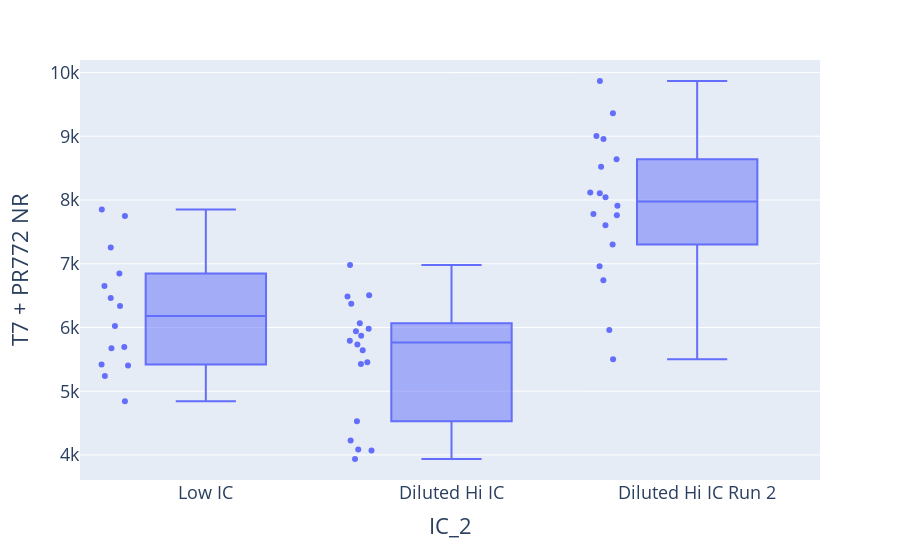

Notebook code cell kept with this figure:
### Markdown cell above
Again, just showing difference between first and second diluted Hi-IC runs.

### Code cell
fig = px.box(
    merged_recent, y='T7 + PR772 NR (Composition File)',
    x='IC_2', hover_data=['T7 + PR772 NR (Composition File)', 'Accession', 'Sample Name', 'Batch ID', 'Run Date'], points='all',
    labels={'T7 + PR772 NR (Composition File)': '(T7 + PR772) NR',
            'T7 + PR772 NR (Composition File)': 'T7 + PR772 NR'})
fig.update_layout(font=dict(size=18), height=600)
fig.show()
# fig.write_html('plots/Diluted_Hi_IC_vs_Low_IC.html')

### Figure 1 — Plotly figure (JSON) as saved in the notebook; plotly's stock layout.template omitted (floating-point values rounded to 4 significant figures; data arrays with more than 128 entries replaced by an {"elided": "..."} marker saying what was removed)
{"data": [{"alignmentgroup": "True", "boxpoints": "all", "customdata": {"elided": "50x5 mixed values"}, "hoverlabel": {"namelength": 0}, "hovertemplate": "IC_2=%{x}<br>T7 + PR772 NR=%{customdata[0]}<br>Accession=%{customdata[1]}<br>Sample Name=%{customdata[2]}<br>Batch ID=%{customdata[3]}<br>Run Date=%{customdata[4]}", "legendgroup": "", "marker": {"color": "#636efa"}, "name": "", "notched": false, "offsetgroup": "", "orientation": "v", "showlegend": false, "type": "box", "x": ["Low IC", "Low IC", "Low IC", "Low IC", "Low IC", "Low IC", "Low IC", "Low IC", "Low IC", "Low IC", "Low IC", "Low IC", "Low IC", "Low IC", "Diluted Hi IC", "Diluted Hi IC", "Diluted Hi IC", "Diluted Hi IC", "Diluted Hi IC", "Diluted Hi IC", "Diluted Hi IC", "Diluted Hi IC", "Diluted Hi IC", "Diluted Hi IC", "Diluted Hi IC", "Diluted Hi IC", "Diluted Hi IC", "Diluted Hi IC", "Diluted Hi IC", "Diluted Hi IC", "Diluted Hi IC", "Diluted Hi IC", "Diluted Hi IC Run 2", "Diluted Hi IC Run 2", "Diluted Hi IC Run 2", "Diluted Hi IC Run 2", "Diluted Hi IC Run 2", "Diluted Hi IC Run 2", "Diluted Hi IC Run 2", "Diluted Hi IC Run 2", "Diluted Hi IC Run 2", "Diluted Hi IC Run 2", "Diluted Hi IC Run 2", "Diluted Hi IC Run 2", "Diluted Hi IC Run 2", "Diluted Hi IC Run 2", "Diluted Hi IC Run 2", "Diluted Hi IC Run 2", "Diluted Hi IC Run 2", "Diluted Hi IC Run 2"], "x0": " ", "xaxis": "x", "y": [6024.0, 5675.0, 5404.0, 5419.0, 6652.0, 4843.0, 5692.0, 7851.0, 5237.0, 6335.0, 6464.0, 7751.0, 6847.0, 7256.0, 4087.0, 4069.0, 4529.0, 3936.0, 4227.0, 6065.0, 6486.0, 5427.0, 5942.0, 5734.0, 5642.0, 6373.0, 5455.0, 5792.0, 6506.0, 6981.0, 5870.0, 5978.0, 8955.0, 9004.0, 9363.0, 7604.0, 8106.0, 5502.0, 8118.0, 6960.0, 8043.0, 9867.0, 7780.0, 8521.0, 5959.0, 8639.0, 7911.0, 7762.0, 7303.0, 6740.0], "y0": " ", "yaxis": "y"}], "layout": {"autosize": true, "boxmode": "group", "font": {"size": 18}, "legend": {"tracegroupgap": 0}, "margin": {"t": 60}, "xaxis": {"anchor": "y", "autorange": true, "domain": [0, 1], "range": [-0.509, 2.5], "title": {"text": "IC_2"}, "type": "category"}, "yaxis": {"anchor": "x", "autorange": true, "domain": [0, 1], "range": [3607.0, 10200.0], "title": {"text": "T7 + PR772 NR"}, "type": "linear"}}}
